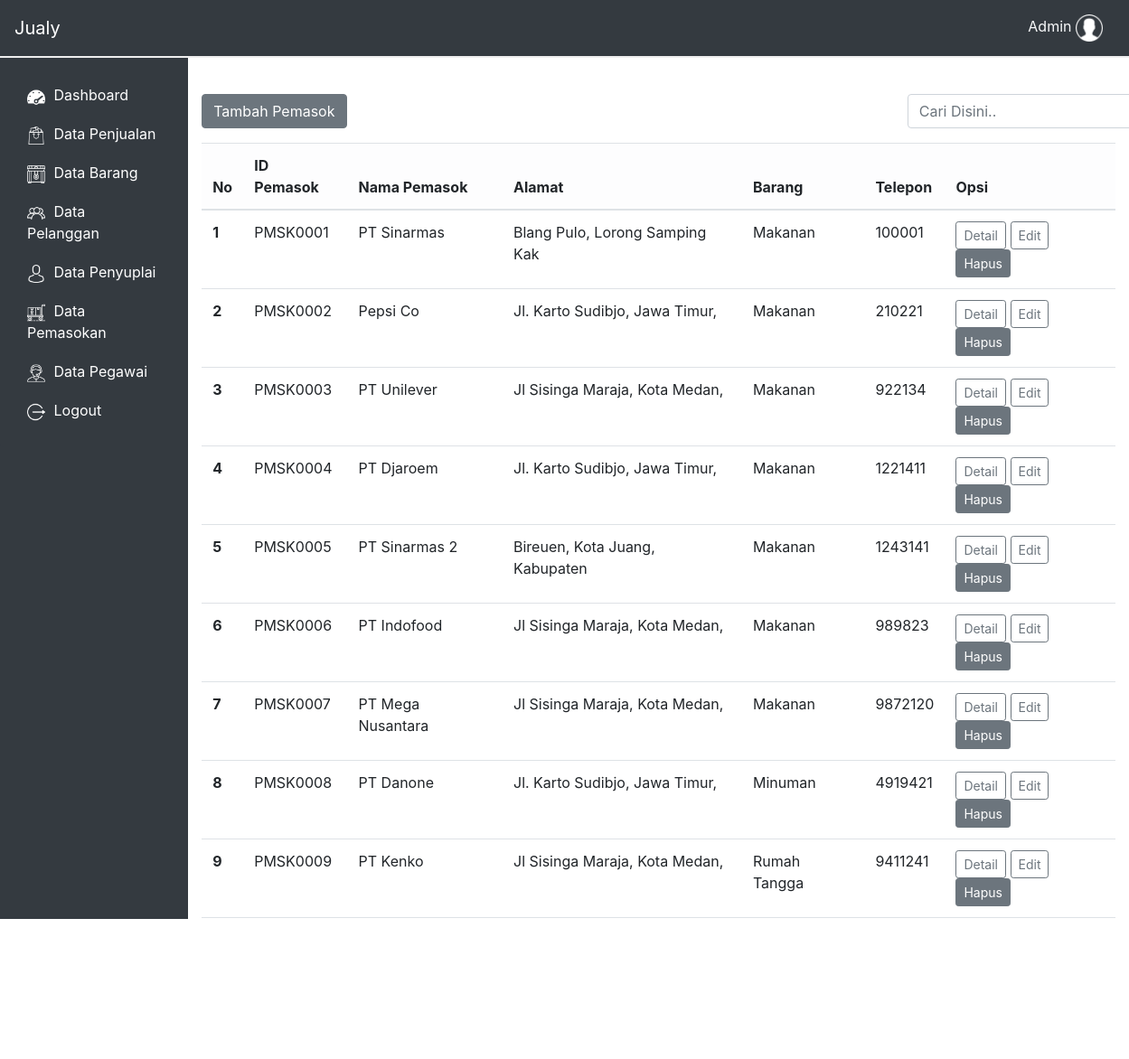
The page /dashboard/pemasok.php (signed in) on the database its author committed.
### tables this page shows
CREATE TABLE `pemasok` (
  `id_pemasok` varchar(8) NOT NULL,
  `nama_pemasok` varchar(30) NOT NULL,
  `alamat` varchar(30) NOT NULL,
  `telepon` int(13) NOT NULL,
  `barang` set('Makanan','Minuman','Rumah Tangga') NOT NULL
);

### dashboard/functions/act.php (called while the page is built, shortened)
<?php
    function ambil($query){
        global $link;
        if($ambil = mysqli_query($link, $query) or die(mysqli_error())){
            return $ambil;
        }
    }
    function tampilkan_pemasok($mulai, $halaman){
        $query = "SELECT * FROM pemasok
                    LIMIT $mulai, $halaman";
        return ambil($query);
    }
?>

### dashboard/pemasok.php (the view, shortened to what this page needs)
<?php
    require_once 'view/header.php';
?>
<br>
<div class="container-fluid my-3">
    <div class="row">
        <div class="col-4">
            <button class="btn btn-md btn-secondary" type="button" data-toggle="modal" data-target="#tambahBarang" aria-hidden="true"> Tambah Pemasok</button>
        </div>
        <div class="col-3 offset-5">
            <form class="form-inline mr-3" action="" method="post">
                <input type="search" id="cari_pemasok" class="form-control" name="keyword" placeholder="Cari Disini..">
            </form>
        </div>
    </div>
</div>
<?php
    $halaman = 10;
    $page = isset($_GET['halaman'])? (int)$_GET['halaman'] : 1;
    $mulai = ($page > 1) ? ($page * $halaman) - $halaman : 0;
    $sql = mysqli_query($link, "SELECT * FROM pemasok");
    $total = mysqli_num_rows($sql);
    $pages = ceil($total / $halaman);
?>
<div id="table" class="container">
    <div class="row">
        <div class="col-12">
            <table class="table table-hover">
                <thead class="table-light">
                    <tr>
                        <th scope="col">No</th>
                        <th scope="col">ID Pemasok</th>
                        <th scope="col">Nama Pemasok</th>
                        <th scope="col">Alamat</th>
                        <th scope="col">Barang</th>
                        <th scope="col">Telepon</th>
                        <th scope="col">Opsi</th>
                    </tr>
                </thead>
                <tbody>
                    <tr>
                    <?php
                        if (isset($_POST['keyword'])){
                            $pemasok = cari_pemasok($_POST['keyword']);
                        }
                        else{
                            $pemasok = tampilkan_pemasok($mulai, $halaman);
                        }
                        $no = $mulai + 1;
                        while($row = mysqli_fetch_assoc($pemasok)){
                    ?>
                        <th scope="row"><?= $no++ ?></th>
                        <td><?= $row['id_pemasok'] ?></td>
                        <td><?= $row['nama_pemasok']?></td>
                        <td><?= $row['alamat'] ?></td>
                        <td><?= $row['barang'] ?></td>
                        <td><?= $row['telepon'] ?></td>
                        <td>
                            <span>
                                <a href="pemasok_detail.php?id=<?= $row['id_pemasok']; ?>" class="btn btn-outline-secondary btn-sm">Detail</a>
                                <a href="pemasok_edit.php?id=<?= $row['id_pemasok']; ?>" class="btn btn-outline-secondary btn-sm">Edit</a>
                                <a id="hapus" href="" class="btn btn-secondary text-white btn-sm"
                                onclick="if(confirm('Apakah kamu yakin ingin menghapus data ini?')){
                                            location.href='pemasok_hapus.php?id=<?php echo $row['id_pemasok']; ?>'
                                            }">
                                    Hapus
                                </a>
                            </span>
                        </td>
                    </tr>
                    <? } ?>
                </tbody>
            </table>
        </div>
        <div class="col-12">
            <nav aria-label="">
                <ul class="pagination justify-content-center">
                                <?php
                        for($x=1; $x<=$pages; $x++){
                            ?>
                                <li class="page-item ">
                                    <a class="page-link text-white bg-dark" href="?halaman=<?= $x ?>"><?= $x ?></a>
                                </li>
                            <?php
                        }
                        ?>
                        <?php
                        if (!isset($_GET['halaman'])) {
                            ?>
                                <li class="page-item ">
                                <a class="page-link text-white bg-dark" href="?halaman=<?= 2 ?>">Next</a>
                                </li>
                            <?
                            }
                        ?>
                </ul>
            </nav>
        </div>
    </div>
</div>
</div>
<?php require_once 'view/footer.php'; ?>

### dashboard/main.css (style rules this page uses)
* { margin: 0; padding: 0; }

### rows shown on the page
pemasok: id_pemasok "PMSK0001", nama_pemasok "PT Sinarmas", alamat "Blang Pulo, Lorong Samping Kak", barang "Makanan", telepon "100001"
pemasok: id_pemasok "PMSK0002", nama_pemasok "Pepsi Co", alamat "Jl. Karto Sudibjo, Jawa Timur,", barang "Makanan", telepon "210221"
pemasok: id_pemasok "PMSK0003", nama_pemasok "PT Unilever", alamat "Jl Sisinga Maraja, Kota Medan,", barang "Makanan", telepon "922134"
pemasok: id_pemasok "PMSK0004", nama_pemasok "PT Djaroem", alamat "Jl. Karto Sudibjo, Jawa Timur,", barang "Makanan", telepon "1221411"
pemasok: id_pemasok "PMSK0005", nama_pemasok "PT Sinarmas 2", alamat "Bireuen, Kota Juang, Kabupaten", barang "Makanan", telepon "1243141"
pemasok: id_pemasok "PMSK0006", nama_pemasok "PT Indofood", alamat "Jl Sisinga Maraja, Kota Medan,", barang "Makanan", telepon "989823"
pemasok: id_pemasok "PMSK0007", nama_pemasok "PT Mega Nusantara", alamat "Jl Sisinga Maraja, Kota Medan,", barang "Makanan", telepon "9872120"
pemasok: id_pemasok "PMSK0008", nama_pemasok "PT Danone", alamat "Jl. Karto Sudibjo, Jawa Timur,", barang "Minuman", telepon "4919421"
pemasok: id_pemasok "PMSK0009", nama_pemasok "PT Kenko", alamat "Jl Sisinga Maraja, Kota Medan,", barang "Rumah Tangga", telepon "9411241"

### other values the page prints
$username "Admin"
